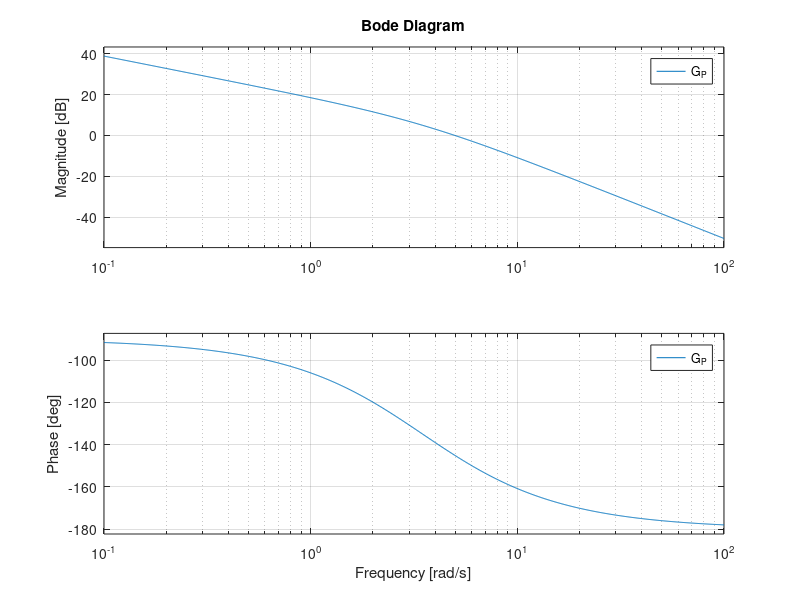

MATLAB code to generate this figure: (Note: this script raises an error after producing the figure.)
clear
tlim = [0 10];
n_col = 6;

G = tf(30.2911,[1 3.4789 0]);

G_P = G;

figure(1)
subplot(2,n_col,1)
rlocus(G_P)
axis equal
shg
subplot(2,n_col,n_col+1)
bode(G_P)
shg

%% Plant with Delay
d = 0.25;
[num,den] = pade(d,2);
P_pade = tf(num,den);

G_P = G*P_pade;

col = 1;
figure(1)
subplot(2,n_col,col)
rlocus(G_P)
axis equal
shg
subplot(2,n_col,n_col+col)
bode(G_P)
shg

%% Lead Controller
omega_target = 2;
alpha = 2.5;
p = omega_target*sqrt(alpha);
z = omega_target/sqrt(alpha);
D_lead = tf([1 z],[1 p]);

D1 = D_lead;

col = 2;
figure(1)
subplot(2,n_col,col)
rlocus(G_P*D1)
axis equal
shg
subplot(2,n_col,n_col+col)
bode(G_P*D1)
shg

D2 = D1;

%% Lag Controller
omega_target = 0.001;
alpha = 1/200;
p = omega_target*sqrt(alpha);
z = omega_target/sqrt(alpha);
D_lag = tf([1 z],[1 p]);

D2 = D1*D_lag;

col = 3;
figure(1)
subplot(2,n_col,col)
rlocus(G_P*D2)
axis equal
shg
subplot(2,n_col,n_col+col)
bode(G_P*D2)
shg

D3 = D2;

%% Low-Pass Filter
omega_c = 50;

D_lpf = tf(omega_c,[1 omega_c]);

D3 = D2*D_lpf;

col = 4;
figure(1)
subplot(2,n_col,col)
rlocus(G_P*D3)
axis equal
shg
subplot(2,n_col,n_col+col)
bode(G_P*D3)
shg

%% Adjust Gain
omega_target = 1.8;

K = 1/abs(freqresp(G_P*D3,omega_target));
D4 = K*D3;

poles = rlocus(G_P*D3,K);

col = 4;
figure(1)
subplot(2,n_col,col)
rlocus(G_P*D3)
axis equal
hold on
plot(real(poles),imag(poles),'r*')
hold off

subplot(2,n_col,n_col+col)
bode(G_P*D4)
shg

figure(2)
clf
hold on
bode(D1)
bode(D2)
bode(D3)
bode(D4)

%% Closed Loop
T = G_P*D4/(1+G_P*D4);

%pole(T)

S_u = D4/(1+G_P*D4);

col = 5;
figure(1)
subplot(2,n_col,col)
rlocus(T,1)
axis equal

subplot(2,n_col,col+1)
step(T,tlim)
shg

subplot(2,n_col,n_col+col)
bode(T)
shg

subplot(2,n_col,n_col+col+1)
step(S_u,tlim)
shg

%% Test With Different Transfer Function
G1 = tf(40.6502,[1 5.0413e-04 0]);
G_P1 = G1*P_pade;
T1 = G_P1*D4/(1+G_P1*D4);

%pole(T1)

S_u1 = D4/(1+G_P1*D4);

figure(3)
clf
subplot(2,2,1)
rlocus(T1,1)
axis equal

subplot(2,2,2)
step(T1,tlim)
shg

subplot(2,2,3)
bode(T1)
shg

subplot(2,2,4)
step(S_u1,tlim)
shg

%% Difference Equations for Controller, Low-Pass Filter and, K
h = 0.025;
opts = c2dOptions('PrewarpFrequency',omega_target);

D_2_z = c2d(D2,h,opts)

D_lpf_z = c2d(D_lpf,h)

syms z U(z) E(z) theta_k x_k
[num, den] = tfdata(D_2_z);
eqn = poly2sym(cell2mat(num), z)*E(z) == poly2sym(cell2mat(den), z)*U(z);
diff_eqn = vpa(iztrans(eqn))

[num, den] = tfdata(D_lpf_z);
eqn = poly2sym(cell2mat(num), z)*E(z) == poly2sym(cell2mat(den), z)*U(z);
diff_eqn_lpf = vpa(iztrans(eqn))

K

figure(4)
clf
hold on
bode(D_2_z)
bode(D_lpf_z*D_2_z)

%%
% save('loop_shaping_1')
